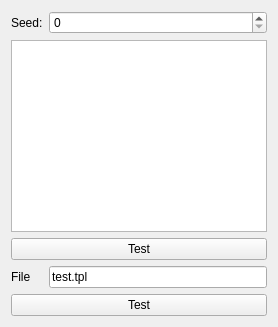
       <widget class="QWidget" name="tab_8">
        <attribute name="title">
         <string>Test</string>
        </attribute>
        <layout class="QFormLayout" name="formLayout_14">
         <item row="0" column="0">
          <widget class="QLabel" name="label_46">
           <property name="text">
            <string>Seed:</string>
           </property>
          </widget>
         </item>
         <item row="0" column="1">
          <widget class="QSpinBox" name="test_spinBox"/>
         </item>
         <item row="2" column="0" colspan="2">
          <widget class="QTextEdit" name="test_textEdit"/>
         </item>
         <item row="4" column="0" colspan="2">
          <widget class="QPushButton" name="test_pushButton">
           <property name="text">
            <string>Test</string>
           </property>
          </widget>
         </item>
         <item row="9" column="0" colspan="2">
          <widget class="QPushButton" name="test_pushButton_2">
           <property name="text">
            <string>Test</string>
           </property>
          </widget>
         </item>
         <item row="7" column="0">
          <widget class="QLabel" name="label_48">
           <property name="text">
            <string>File</string>
           </property>
          </widget>
         </item>
         <item row="7" column="1">
          <widget class="QLineEdit" name="test_lineEdit">
           <property name="text">
            <string>test.tpl</string>
           </property>
          </widget>
         </item>
        </layout>
       </widget>
